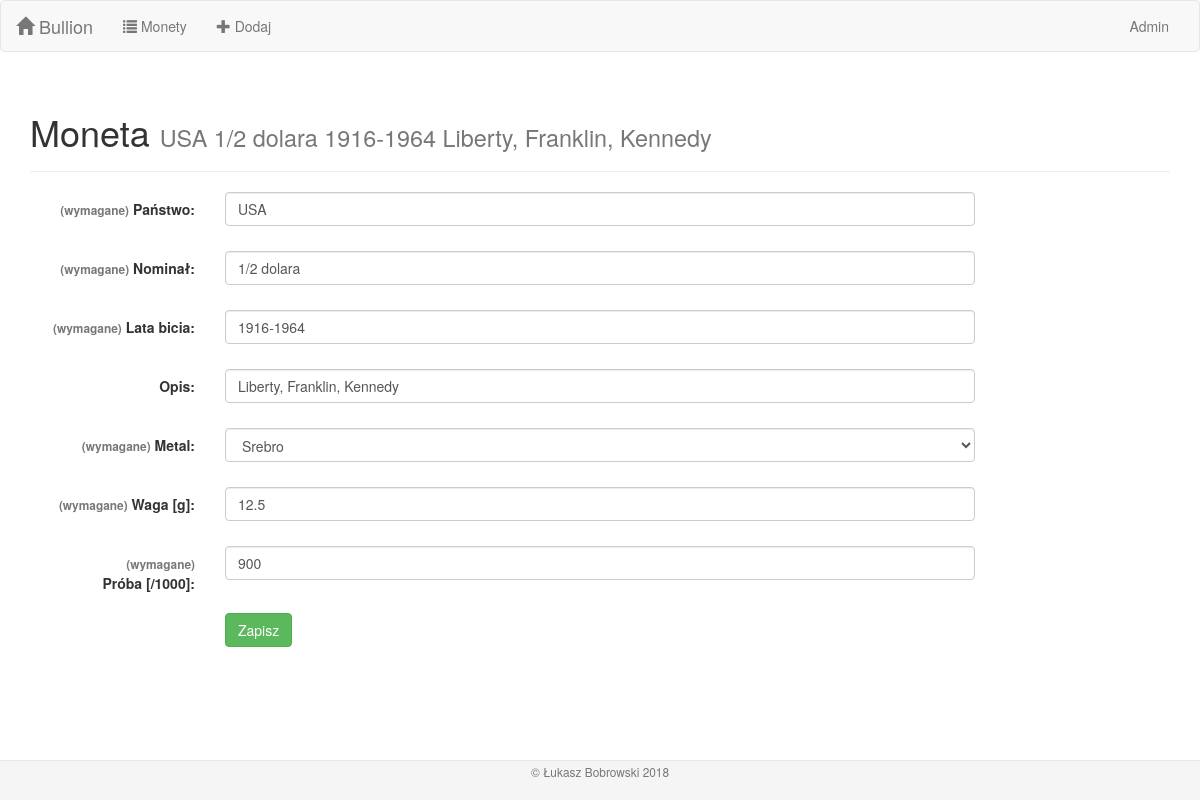
Screenshot of /coins/16/edit with the database file from the repository.
### bullion/models.py (models this page shows, shortened)
class Coin(models.Model):
    country = models.CharField(max_length=100, verbose_name='państwo')
    face_value = models.CharField(max_length=100, verbose_name='nominał')
    mint_years = models.CharField(max_length=100, verbose_name='lata bicia')
    description = models.CharField(max_length=200, blank=True, default='', verbose_name='opis')
    metal = models.ForeignKey(Metal, on_delete=models.CASCADE, verbose_name='metal')
    weight = models.FloatField(validators=[MinValueValidator(0.01)], verbose_name='waga [g]')
    fineness = models.IntegerField(validators=[MinValueValidator(10), MaxValueValidator(1000)],
                                   verbose_name='próba [/1000]')
    class Meta:
        verbose_name = 'Moneta'
        verbose_name_plural = 'Monety'
    def inline_text(self):
        fields = [self.country, self.face_value, self.mint_years, self.description]
        return ' '.join(str(f) for f in fields)

### bullion/views.py (the view)
# urls.py: path('coins/<int:pk>/edit', views.CoinUpdateView.as_view(), name='coin_update'),
class CoinUpdateView(UpdateView):
    model = models.Coin
    form_class = forms.CoinModelForm

### bullion/forms.py
class CoinModelForm(BootstrapModelForm):
    class Meta:
        model = models.Coin
        fields = '__all__'

### bullion/models.py (called while the page is built)
    def __str__(self):
        return self.name

### bullion/templates/bullion/coin_form.html (shortened to what this page needs)
{% extends 'bullion/base.html' %}
{% block content %}
{% load l10n %}
<div class="container">
    <div class="page-header">
        {% if coin.pk %}
            <h1>Moneta <small>{{ coin.inline_text }}</small></h1>
        {% else %}
            <h1>Nowa Moneta</h1>
        {% endif %}
    </div>
    <form class="form-horizontal" action="" method="post" enctype="multipart/form-data">
        {% for field in form %}
            <div class="form-group {% if field.errors %}has-error{% endif %}">
                <label class="control-label col-sm-2">
                    {% if field.field.required %}<span class="font-weight-normal small text-muted">(wymagane)</span>{% endif %}
                    {{ field.label_tag }}
                </label>
                <div class="col-sm-8">
                    {{ field }}
                </div>
            </div>
        {% endfor %}
        <div class="form-group">
            <div class="col-sm-offset-2 col-sm-8">
                <button type="submit" class="btn btn-success">Zapisz</button>
            </div>
        </div>
    </form>
</div>
{% endblock %}

### bullion/static/bullion/style.css (style rules this page uses)
html { position: relative; min-height: 100%; }
body { margin-bottom: 50px; }

### rows the page displays
Coin: inline_text "USA 1/2 dolara 1916-1964 Liberty, Franklin, Kennedy", form "USA" "1/2 dolara" "1916-1964" "Liberty, Franklin, Kennedy" "Srebro" "12.5" "900"

### other values shown
{{ field.label_tag }} "Państwo:" "Nominał:" "Lata bicia:" "Opis:" "Metal:" "Waga [g]:" "Próba [/1000]:"
